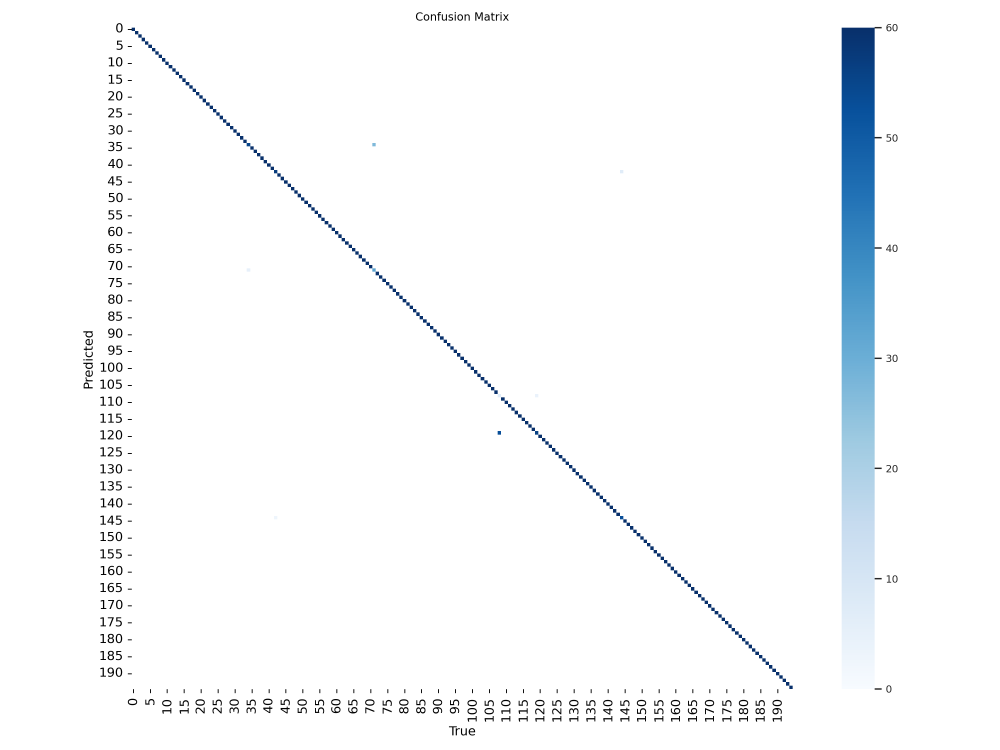
#> input picture runs/classify/train/confusion_matrix.png, 3000 x 2250 px (shown at 1/3 size)
$ python -i m_ruido.py   (imports and definitions only)
#> lines starting #> are read from the running program, lines starting #| are printed output that depends on the picture
#> further down, picture is the input picture: shape (2250, 3000, 3); mean B, G, R 251.4, 250, 248.4
import os
import cv2
import numpy as np
import random

import os
import cv2
import numpy as np
import random

# [29 lines left out: functions add_gaussian_noise, add_salt_and_pepper_noise, rotate_image, not called in this run]

def change_brightness(img, value=30):
#> called with value = 30
    hsv = cv2.cvtColor(img, cv2.COLOR_BGR2HSV)
#> hsv: shape (2250, 3000, 3); mean H, S, V 3.3, 4.4, 251.4
    h, s, v = cv2.split(hsv)
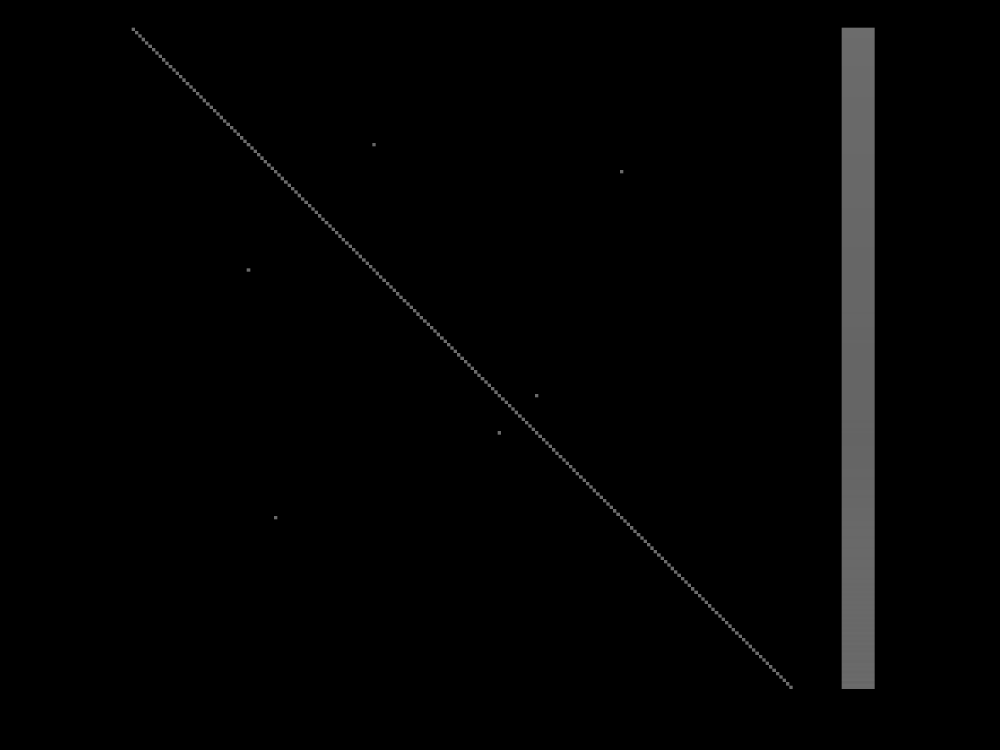
#> h: shape (2250, 3000) (shown at 1/3 size); min 0, max 108, mean 3.3
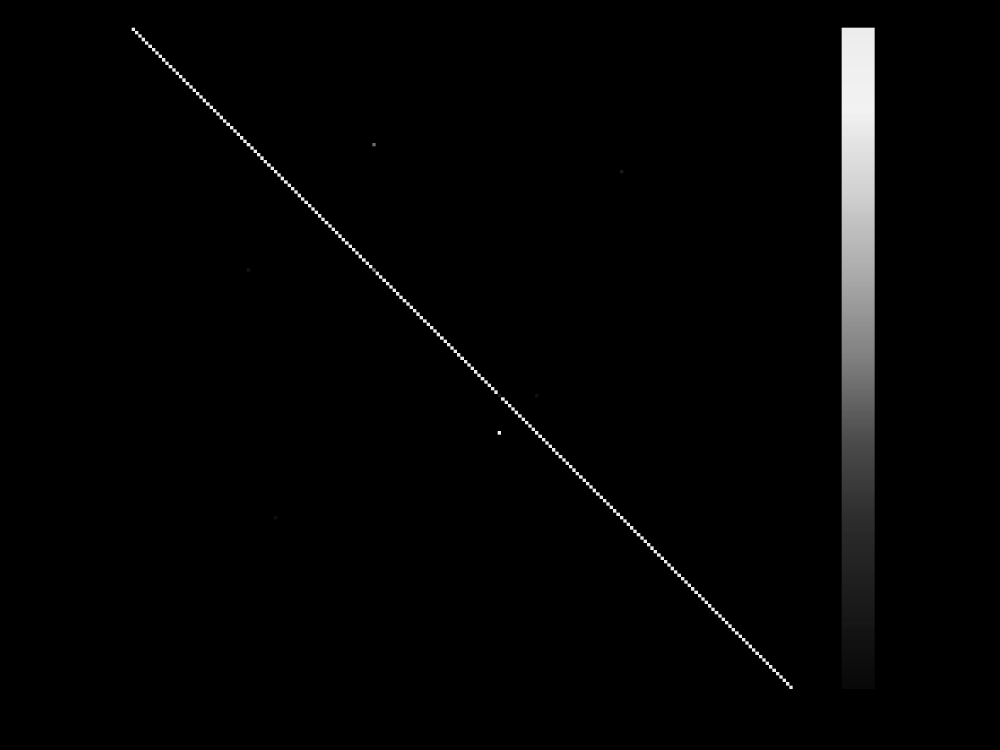
#> s: shape (2250, 3000) (shown at 1/3 size); min 0, max 242, mean 4.4
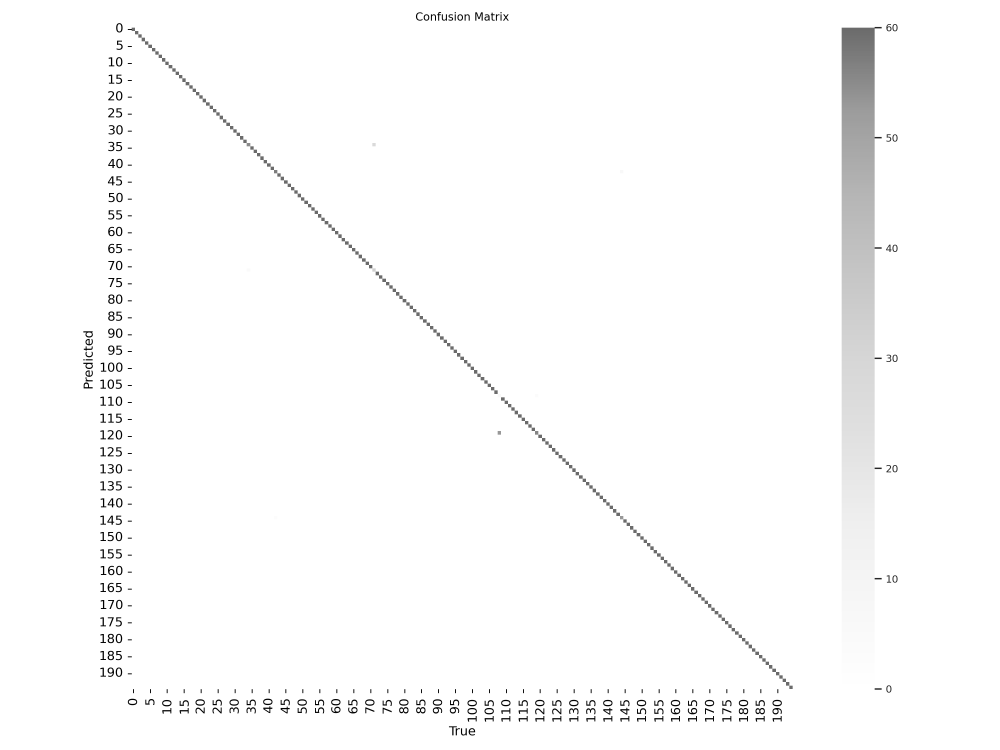
#> v: shape (2250, 3000) (shown at 1/3 size); min 0, max 255, mean 251.4
    v = cv2.add(v, value)
    final_hsv = cv2.merge((h, s, v))
#> final_hsv: shape (2250, 3000, 3); mean H, S, V 3.3, 4.4, 252.4
    img = cv2.cvtColor(final_hsv, cv2.COLOR_HSV2BGR)
    return img

import os
import cv2
import numpy as np
import random


def create_output_directory(base_folder, subfolder_name):
    output_dir = os.path.join(base_folder, subfolder_name)
    if not os.path.exists(output_dir):
        os.makedirs(output_dir)
    return output_dir

# [26 lines left out: function apply_random_transformations_and_save, not called in this run]


input_folder = 'iconos'
output_base_folder = 'iconos_100_2'

# Crear carpetas de train y test
train_folder = create_output_directory(output_base_folder, 'train')
test_folder = create_output_directory(output_base_folder, 'test')

# [12 lines not run here, left out]

>>> import cv2
>>> picture = cv2.imread('runs/classify/train/confusion_matrix.png')
>>> result = change_brightness(picture)
